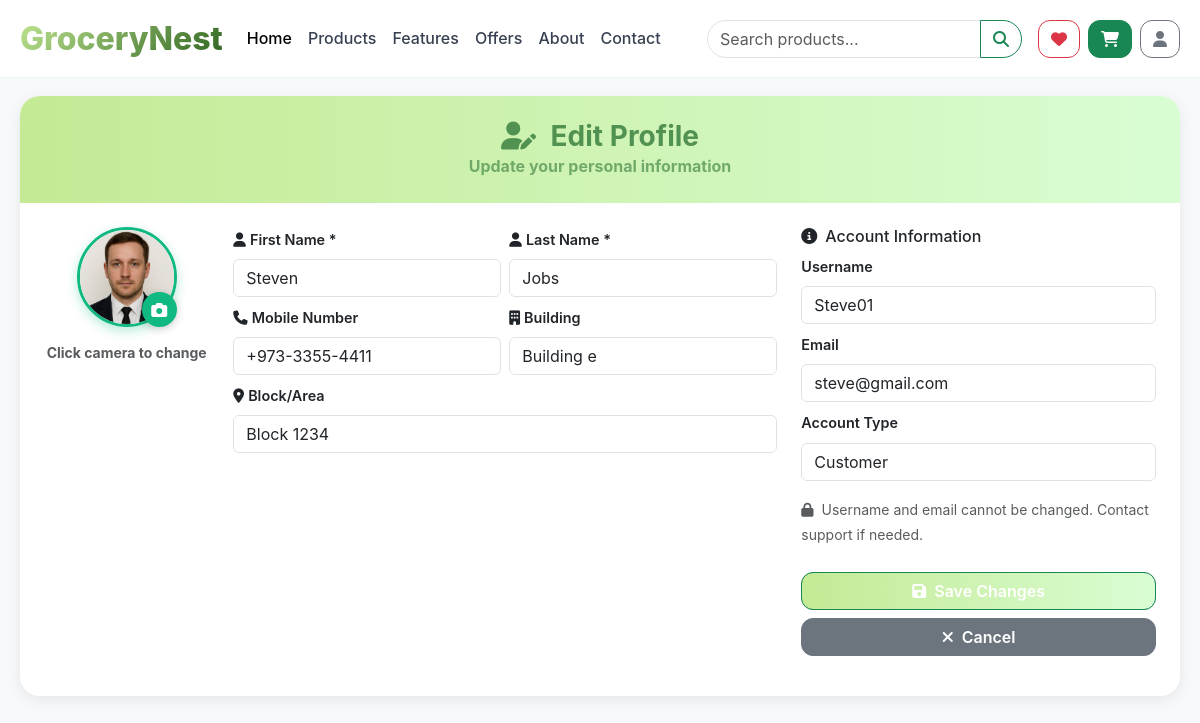
Screenshot of /editprofile.php (signed in) with the database file from the repository.
### tables this page shows
CREATE TABLE `customer` (
  `id` int(11) NOT NULL,
  `Fname` varchar(100) NOT NULL,
  `Lname` varchar(100) NOT NULL,
  `Mobile` varchar(20) DEFAULT NULL,
  `Building` varchar(255) DEFAULT NULL,
  `Block` varchar(100) DEFAULT NULL,
  `UID` int(11) NOT NULL,
  `Profile_pic` varchar(255) DEFAULT 'default.jpg',
  `created_at` datetime DEFAULT current_timestamp()
);

CREATE TABLE `user` (
  `id` int(11) NOT NULL,
  `Username` varchar(100) NOT NULL,
  `Email` varchar(150) NOT NULL,
  `Password` varchar(255) NOT NULL,
  `Type` enum('Customer','Admin') NOT NULL DEFAULT 'Customer',
  `created_at` datetime DEFAULT current_timestamp()
);

### editprofile.php (the view, shortened to what this page needs)
<?php
require_once 'project_connection.php';
$user_id = $_SESSION['userId'];
$stmt = $conn->prepare("SELECT u.Username, u.Email, u.Type, c.Fname, c.Lname, c.Mobile, c.Building, c.Block, c.Profile_pic
                        FROM user u
                        LEFT JOIN customer c ON u.id = c.UID
                        WHERE u.id = ?");
$stmt->execute([$user_id]);
$user = $stmt->fetch(PDO::FETCH_ASSOC);
$firstName = $user['Fname'] ?? '';
$lastName = $user['Lname'] ?? '';
$mobile = $user['Mobile'] ?? '';
$building = $user['Building'] ?? '';
$block = $user['Block'] ?? '';
$profilePic = $user['Profile_pic'] ?? 'default.jpg';
?>
<!DOCTYPE html>
<html lang="en">
<head>
    <link href="https://unpkg.com/aos@2.3.1/dist/aos.css" rel="stylesheet">
    <link href="https://cdn.jsdelivr.net/npm/bootstrap@5.3.0/dist/css/bootstrap.min.css" rel="stylesheet">
    <link rel="stylesheet" href="https://cdnjs.cloudflare.com/ajax/libs/font-awesome/6.4.0/css/all.min.css">
    <link rel="stylesheet" href="css/editprofile.css">
</head>
<body class="bg-light">
<?php include 'navbar.php'; ?>
<div class="container py-5 mt-5 pt-5">
    <div class="profile-container">
        <div class="card form-card">
            <div class="form-header">
                <h3 class="mb-0">
                    <i class="fas fa-user-edit me-2"></i>
                    Edit Profile
                </h3>
                <p class="mb-0 opacity-75">Update your personal information</p>
            </div>
            <div class="form-body">
                <form method="POST" enctype="multipart/form-data">
                    <div class="row">
                        <div class="col-lg-8">
                            <div class="row">
                                <div class="col-md-3">
                                    <div class="compact-section">
                                        <div class="profile-pic-container">
                                            <?php if ($profilePic && $profilePic !== 'default.jpg' && file_exists("uploads/profiles/$profilePic")): ?>
                                                <img src="uploads/profiles/<?= htmlspecialchars($profilePic) ?>"
                                                     alt="Profile" class="profile-pic-preview" id="profilePreview">
                                            <?php else: ?>
                                                <div class="profile-pic-placeholder" id="profilePreview">
                                                    <i class="fas fa-user"></i>
                                                </div>
                                            <?php endif; ?>
                                            <button type="button" class="pic-upload-btn" onclick="document.getElementById('profilePicInput').click()">
                                                <i class="fas fa-camera"></i>
                                            </button>
                                        </div>
                                        <p class="text-muted small text-center mb-0">Click camera to change</p>
                                    </div>
                                </div>
                                <div class="col-md-9">
                                    <div class="compact-section">
                                        <div class="row g-2">
                                            <div class="col-md-6">
                                                <label for="firstName" class="form-label">
                                                    <i class="fas fa-user me-1"></i>First Name *
                                                </label>
                                                <input type="text" class="form-control" id="firstName" name="firstName"
                                                       value="<?= htmlspecialchars($firstName) ?>" required>
                                            </div>
                                            <div class="col-md-6">
                                                <label for="lastName" class="form-label">
                                                    <i class="fas fa-user me-1"></i>Last Name *
                                                </label>
                                                <input type="text" class="form-control" id="lastName" name="lastName"
                                                       value="<?= htmlspecialchars($lastName) ?>" required>
                                            </div>
                                            <div class="col-md-6">
                                                <label for="mobile" class="form-label">
                                                    <i class="fas fa-phone me-1"></i>Mobile Number
                                                </label>
                                                <input type="tel" class="form-control" id="mobile" name="mobile"
                                                       value="<?= htmlspecialchars($mobile) ?>" placeholder="+973-1234-5678">
                                            </div>
                                            <div class="col-md-6">
                                                <label for="building" class="form-label">
                                                    <i class="fas fa-building me-1"></i>Building
                                                </label>
                                                <input type="text" class="form-control" id="building" name="building"
                                                       value="<?= htmlspecialchars($building) ?>" placeholder="Building A">
                                            </div>
                                            <div class="col-12">
                                                <label for="block" class="form-label">
                                                    <i class="fas fa-map-marker-alt me-1"></i>Block/Area
                                                </label>
                                                <input type="text" class="form-control" id="block" name="block"
                                                       value="<?= htmlspecialchars($block) ?>" placeholder="Block 1, Manama">
                                            </div>
                                        </div>
                                    </div>
                                </div>
                            </div>
                        </div>
                        <div class="col-lg-4">
                            <div class="compact-section">
                                <h6 class="mb-2">
                                    <i class="fas fa-info-circle me-2"></i>Account Information
                                </h6>
                                <div class="mb-2">
                                    <label class="form-label">Username</label>
                                    <input type="text" class="form-control" value="<?= htmlspecialchars($user['Username']) ?>" readonly>
                                </div>
                                <div class="mb-2">
                                    <label class="form-label">Email</label>
                                    <input type="email" class="form-control" value="<?= htmlspecialchars($user['Email']) ?>" readonly>
                                </div>
                                <div class="mb-3">
                                    <label class="form-label">Account Type</label>
                                    <input type="text" class="form-control" value="<?= htmlspecialchars($user['Type']) ?>" readonly>
                                </div>
                                <small class="text-muted">
                                    <i class="fas fa-lock me-1"></i>
                                    Username and email cannot be changed. Contact support if needed.
                                </small>
                            </div>
                            <div class="compact-section mt-4">
                                <div class="d-grid gap-2">
                                    <button type="submit" class="btn btn-success btn-save">
                                        <i class="fas fa-save me-2"></i>Save Changes
                                    </button>
                                    <a href="profile.php" class="btn btn-secondary btn-cancel">
                                        <i class="fas fa-times me-2"></i>Cancel
                                    </a>
                                </div>
                            </div>
                        </div>
                    </div>
                </form>
            </div>
        </div>
    </div>
</div>
</body>
</html>

### css/editprofile.css (style rules this page uses)
* { box-sizing: border-box; }
.profile-container { max-width: 1200px; margin: 0 auto; }
.profile-pic-container { position: relative; width: 100px; height: 100px; margin: 0 auto 15px; }
.profile-pic-preview { width: 100px; height: 100px; border-radius: 50%; object-fit: cover; border: 3px solid #10b981; box-shadow: 0 4px 12px rgba(16, 185, 129, 0.3); }
.pic-upload-btn { position: absolute; bottom: 0; right: 0; background: #10b981; color: white; border: none; border-radius: 50%; width: 35px; height: 35px; display: flex; align-items: center; justify-content: center; cursor: pointer; box-shadow: 0 2px 8px rgba(0,0,0,0.2); transition: background-color 0.3s ease; }
.form-card { border: none; border-radius: 20px; box-shadow: 0 4px 15px rgba(0,0,0,0.08); overflow: hidden; transform: none !important; transition: none !important; }
.form-header { background: linear-gradient(to right, #c4ea95, #d9fdd3); color:rgb(81, 145, 81); padding: 1.5rem; text-align: center; }
.mb-0 { font-weight: bold; }
.form-body { padding: 1.5rem; }
.form-control { border-radius: 8px; border: 2px solid #e5e7eb; padding: 10px 14px; transition: border-color 0.3s ease, box-shadow 0.3s ease; box-sizing: border-box; }
.btn-save { background: linear-gradient(to right, #c4ea95, #d9fdd3); border: none; padding: 10px 25px; border-radius: 8px; font-weight: 600; color: #10b981; transition: background-color 0.3s ease; }
.btn-cancel { background: #6b7280; border: none; padding: 10px 25px; border-radius: 8px; font-weight: 600; transition: background-color 0.3s ease; }
.compact-section { margin-bottom: 1rem; }
.form-label { font-weight: 600; margin-bottom: 0.5rem; font-size: 0.9rem; }
.card { transform: none !important; transition: none !important; }

### css/index.css (style rules this page uses)
:root { --primary: #c4ea95; --primary-dark: #a8d47a; --primary-light: #d9fdd3; --secondary: #f59e0b; --dark: #1f2937; --light: #f8fafc; --accent: #8b5cf6; --gradient-primary: linear-gradient(135deg, #c4ea95 0%, #295f1b 100%); --gradient-secondary: linear-gradient(135deg, #f59e0b 0%, #d97706 100%); --gradient-accent: linear-gradient(135deg, #8b5cf6 0%, #7c3aed 100%); --shadow-soft: 0 4px 6px -1px rgba(0, 0, 0, 0.1), 0 2px 4px -1px rgba(0, 0, 0, 0.06); --shadow-medium: 0 10px 15px -3px rgba(0, 0, 0, 0.1), 0 4px 6px -2px rgba(0, 0, 0, 0.05); --shadow-large: 0 20px 25px -5px rgba(0, 0, 0, 0.1), 0 10px 10px -5px rgba(0, 0, 0, 0.04); }
* { margin: 0; padding: 0; box-sizing: border-box; }
html, body { margin: 0; padding: 0; width: 100%; overflow-x: hidden; }
body { font-family: 'Inter', -apple-system, BlinkMacSystemFont, 'Segoe UI', Roboto, sans-serif; background: white; line-height: 1.6; scroll-behavior: smooth; margin: 0; padding: 0; }
.container { max-width: 100%; width: 100%; padding-left: 20px; padding-right: 20px; margin: 0; }
.btn { border-radius: 12px; font-weight: 600; transition: all 0.3s ease; position: relative; overflow: hidden; }
.card { border: none; border-radius: 20px; overflow: hidden; transition: all 0.4s ease; background: rgba(255, 255, 255, 0.9); backdrop-filter: blur(10px); }

### css/index_feat_cat.css (style rules this page uses)
.bg-light { background-color: #f8f9fa !important; }

### css/products.css (style rules this page uses)
:root { --primary-green: #10b981; --light-green: #dcfce7; --dark-text: #374151; --muted-text: #6b7280; --border-color: #e5e7eb; }
body { font-family: -apple-system, BlinkMacSystemFont, 'Segoe UI', Roboto, sans-serif; background-color: white; -webkit-overflow-scrolling: touch; scroll-behavior: smooth; }
* { box-sizing: border-box; }

### rows the page displays
customer: Profile_pic (picture), firstName "Steven", lastName "Jobs", mobile "+973-3355-4411", building "Building e", block "Block 1234", UID.Username "Steve01", UID.Email "steve@gmail.com", UID.Type "Customer"
